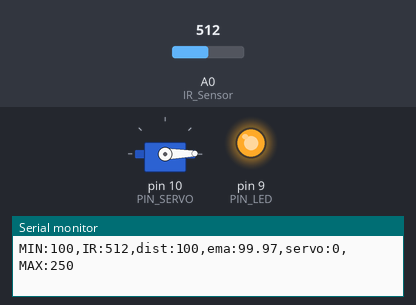
A sketch run on a simulated Arduino Uno, built with avr-gcc and run on an emulated ATmega328P. Shown: servo, output pins drawn as LEDs (lit = HIGH), the last lines printed to the serial monitor. The inputs (shaded band) are chosen by the test bench; at power-on: A0 (IR_Sensor) = 512.

Above: at 1.2 s.
1.3 s: A0 (IR_Sensor) set to 364
2.8 s: A0 (IR_Sensor) set to 335
At 3.1 s:
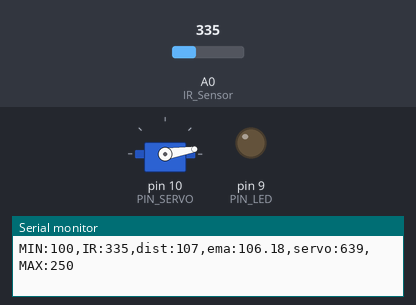
4.3 s: A0 (IR_Sensor) set to 306
At 5.4 s:
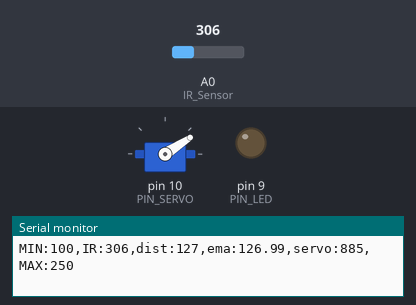
5.8 s: A0 (IR_Sensor) set to 240
At 6.6 s:
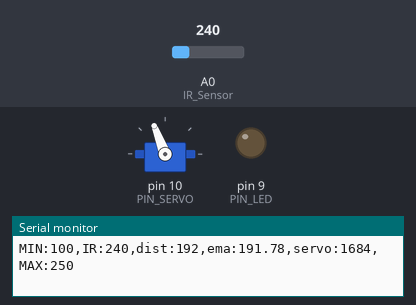
7.3 s: A0 (IR_Sensor) set to 260
At 7.7 s:
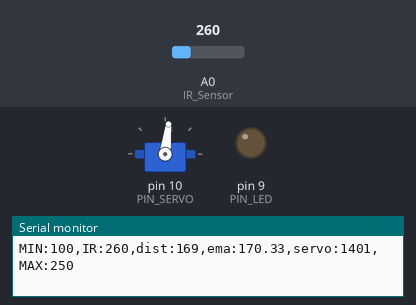
8.8 s: A0 (IR_Sensor) set to 122
At 10.0 s:
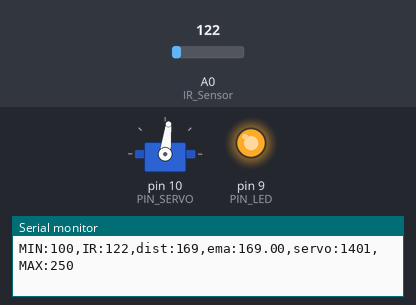
Timing chart, 0 to 11.3 s (numbered marks = the images above; inputs shaded):
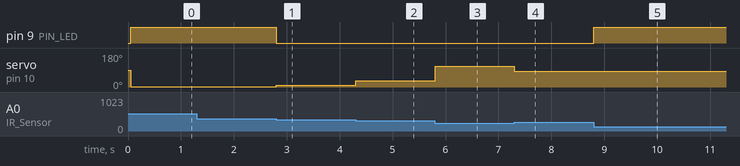

Measured:
- the behaviour switches between 348 and 347 on A0 (IR_Sensor) (found by bisection; images 0 and 1)
- after the input at 2.8 s, pin 9 (PIN_LED): HIGH → LOW at once; servo on pin 10 (PIN_SERVO): 1° → 9° at once
- after the input at 4.3 s, servo on pin 10 (PIN_SERVO): 9° → 33° at once
- after the input at 5.8 s, servo on pin 10 (PIN_SERVO): 33° → 111° at once
- after the input at 7.3 s, servo on pin 10 (PIN_SERVO): 111° → 83° at once
- after the input at 8.8 s, pin 9 (PIN_LED): LOW → HIGH at once

The sketch:

17_example_1.ino
```cpp
#include <Servo.h> // include the Servo library

// Arduino pin assignment
#define PIN_POTENTIOMETER 3 // Potentiometer at Pin A3

// Add IR Sensor Definition Here !!!
#define IR_Sensor 0 // IR Sensor at Pin A0

#define PIN_LED 9    // LED at Pin 9
#define PIN_SERVO 10 // Servo at Pin 10

#define DIST_MIN 100 // Minimum distance in cm
#define DIST_MAX 250 // Maximum distance in cm

#define _EMA_ALPHA 0.3 // Exponential Moving Average (EMA) alpha value

#define _DUTY_MIN 553  // servo full clock-wise position (0 degree)
#define _DUTY_NEU 1476 // servo neutral position (90 degree)
#define _DUTY_MAX 2399 // servo full counter-clockwise position (180 degree)

#define LOOP_INTERVAL 50 // Loop Interval (unit: msec)

Servo myservo;                        // create servo object to control a servo
float dist_ema, dist_prev = DIST_MIN; // Exponential Moving Average (EMA) of distance
unsigned long last_loop_time;         // unit: msec

void setup()
{
  pinMode(PIN_LED, OUTPUT);             // set LED pin as output
  myservo.attach(PIN_SERVO);            // attaches the servo on pin 10 to the servo object
  myservo.writeMicroseconds(_DUTY_NEU); // set servo to neutral position
  Serial.begin(2000000);                // set serial port baud rate
}

void loop()
{
  unsigned long time_curr = millis(); // unit: msec
  int a_value, duty, dist;            // analog value, duty cycle, distance

  // wait until next event time
  if (time_curr < (last_loop_time + LOOP_INTERVAL))
    return;                        // not yet
  last_loop_time += LOOP_INTERVAL; // update last event time

  // Read IR Sensor value !!!
  a_value = analogRead(IR_Sensor); // read the input pin

  // Convert IR sensor value into distance !!!
  dist = (6762.0 / (a_value - 9) - 4.0) * 10.0 - 60.0; // cm

  // we need distance range filter here !!!
  if (dist < DIST_MIN)
  {                           // cut lower than minimum
    dist = dist_prev;         // use previous value
    digitalWrite(PIN_LED, 1); // LED OFF
  }
  else if (dist > DIST_MAX)
  {                           // Cut higher than maximum
    dist = dist_prev;         // use previous value
    digitalWrite(PIN_LED, 1); // LED OFF
  }
  else
  {                           // In desired Range
    digitalWrite(PIN_LED, 0); // LED ON
    dist_prev = dist;         // Update previous distance
  }
  // we need EMA filter here !!!
  dist_ema = _EMA_ALPHA * dist + (1 - _EMA_ALPHA) * dist_ema; // EMA filter

  // map distance into duty
  if (dist_ema < DIST_MIN)
  {                                       // cut lower than minimum
    myservo.writeMicroseconds(_DUTY_MIN); // set servo to minimum position
  }
  else if (dist_ema > DIST_MAX)
  {                                       // cut higher than maximum
    myservo.writeMicroseconds(_DUTY_MAX); // set servo to maximum position
  }
  else
  {                                                             // In desired Range
    myservo.writeMicroseconds(_DUTY_MIN + 12.3 * (dist - 100)); // set servo to desired position
    duty = _DUTY_MIN + 12.3 * (dist - 100);
  };

  // print IR sensor value, distnace, duty !!!
  Serial.print("MIN:");     Serial.print(DIST_MIN); // print minimum distance
  Serial.print(",IR:");     Serial.print(a_value); // print IR sensor value
  Serial.print(",dist:");   Serial.print(dist); // print distance
  Serial.print(",ema:");    Serial.print(dist_ema); // print EMA distance
  Serial.print(",servo:");  Serial.print(duty); // print servo duty
  Serial.print(",MAX:");    Serial.print(DIST_MAX); // print maximum distance
  Serial.println("");     // print new line
}
```
